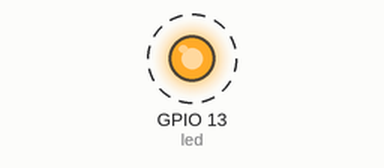
Simulated run of this program. Board: ESP32 board running MicroPython. On the bench: output pins drawn as LEDs (lit = HIGH). Dashed ring = blinking.

Above: at 0.2 s.
Timing chart, 0 to 3.0 s (numbered marks = the images above):
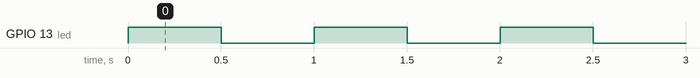

Measured:
- by itself, GPIO 13 (led): alternates HIGH for 0.50 s and LOW for 0.50 s

The program:

main.py
```python
from machine import Pin
from utime import sleep

led = Pin(13, Pin.OUT)

while True:
  led.on()
  sleep(0.5)
  led.off()
  sleep(0.5)
```
